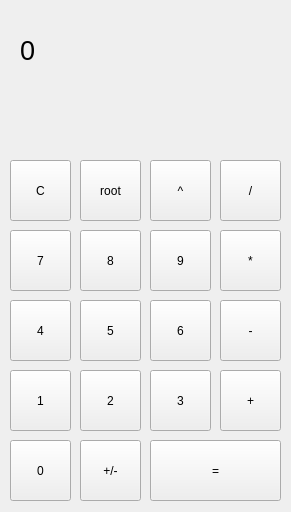
<?xml version="1.0" encoding="UTF-8"?>
<ui version="4.0">
 <class>MainWindow</class>
 <widget class="QMainWindow" name="MainWindow">
  <property name="geometry">
   <rect>
    <x>0</x>
    <y>0</y>
    <width>291</width>
    <height>512</height>
   </rect>
  </property>
  <property name="windowTitle">
   <string>MainWindow</string>
  </property>
  <widget class="QWidget" name="centralwidget">
   <widget class="QLabel" name="label_result">
    <property name="geometry">
     <rect>
      <x>20</x>
      <y>10</y>
      <width>261</width>
      <height>81</height>
     </rect>
    </property>
    <property name="font">
     <font>
      <pointsize>20</pointsize>
     </font>
    </property>
    <property name="text">
     <string>0</string>
    </property>
   </widget>
   <widget class="QPushButton" name="pushButton_clear">
    <property name="geometry">
     <rect>
      <x>10</x>
      <y>160</y>
      <width>61</width>
      <height>61</height>
     </rect>
    </property>
    <property name="text">
     <string>С</string>
    </property>
   </widget>
   <widget class="QPushButton" name="pushButton_pm">
    <property name="geometry">
     <rect>
      <x>80</x>
      <y>440</y>
      <width>61</width>
      <height>61</height>
     </rect>
    </property>
    <property name="text">
     <string>+/-</string>
    </property>
   </widget>
   <widget class="QPushButton" name="pushButton_minus">
    <property name="geometry">
     <rect>
      <x>220</x>
      <y>300</y>
      <width>61</width>
      <height>61</height>
     </rect>
    </property>
    <property name="text">
     <string>-</string>
    </property>
   </widget>
   <widget class="QPushButton" name="pushButton_4">
    <property name="geometry">
     <rect>
      <x>150</x>
      <y>300</y>
      <width>61</width>
      <height>61</height>
     </rect>
    </property>
    <property name="text">
     <string>6</string>
    </property>
   </widget>
   <widget class="QPushButton" name="pushButton_5">
    <property name="geometry">
     <rect>
      <x>80</x>
      <y>300</y>
      <width>61</width>
      <height>61</height>
     </rect>
    </property>
    <property name="text">
     <string>5</string>
    </property>
   </widget>
   <widget class="QPushButton" name="pushButton_6">
    <property name="geometry">
     <rect>
      <x>10</x>
      <y>300</y>
      <width>61</width>
      <height>61</height>
     </rect>
    </property>
    <property name="text">
     <string>4</string>
    </property>
   </widget>
   <widget class="QPushButton" name="pushButton_multiply">
    <property name="geometry">
     <rect>
      <x>220</x>
      <y>230</y>
      <width>61</width>
      <height>61</height>
     </rect>
    </property>
    <property name="text">
     <string>*</string>
    </property>
   </widget>
   <widget class="QPushButton" name="pushButton_9">
    <property name="geometry">
     <rect>
      <x>150</x>
      <y>230</y>
      <width>61</width>
      <height>61</height>
     </rect>
    </property>
    <property name="text">
     <string>9</string>
    </property>
   </widget>
   <widget class="QPushButton" name="pushButton_8">
    <property name="geometry">
     <rect>
      <x>80</x>
      <y>230</y>
      <width>61</width>
      <height>61</height>
     </rect>
    </property>
    <property name="text">
     <string>8</string>
    </property>
   </widget>
   <widget class="QPushButton" name="pushButton_7">
    <property name="geometry">
     <rect>
      <x>10</x>
      <y>230</y>
      <width>61</width>
      <height>61</height>
     </rect>
    </property>
    <property name="text">
     <string>7</string>
    </property>
   </widget>
   <widget class="QPushButton" name="pushButton_divide">
    <property name="geometry">
     <rect>
      <x>220</x>
      <y>160</y>
      <width>61</width>
      <height>61</height>
     </rect>
    </property>
    <property name="text">
     <string>/</string>
    </property>
   </widget>
   <widget class="QPushButton" name="pushButton_power">
    <property name="geometry">
     <rect>
      <x>150</x>
      <y>160</y>
      <width>61</width>
      <height>61</height>
     </rect>
    </property>
    <property name="text">
     <string>^</string>
    </property>
   </widget>
   <widget class="QPushButton" name="pushButton_root">
    <property name="geometry">
     <rect>
      <x>80</x>
      <y>160</y>
      <width>61</width>
      <height>61</height>
     </rect>
    </property>
    <property name="text">
     <string>root</string>
    </property>
   </widget>
   <widget class="QPushButton" name="pushButton_0">
    <property name="geometry">
     <rect>
      <x>10</x>
      <y>440</y>
      <width>61</width>
      <height>61</height>
     </rect>
    </property>
    <property name="text">
     <string>0</string>
    </property>
   </widget>
   <widget class="QPushButton" name="pushButton_plus">
    <property name="geometry">
     <rect>
      <x>220</x>
      <y>370</y>
      <width>61</width>
      <height>61</height>
     </rect>
    </property>
    <property name="text">
     <string>+</string>
    </property>
   </widget>
   <widget class="QPushButton" name="pushButton_3">
    <property name="geometry">
     <rect>
      <x>150</x>
      <y>370</y>
      <width>61</width>
      <height>61</height>
     </rect>
    </property>
    <property name="text">
     <string>3</string>
    </property>
   </widget>
   <widget class="QPushButton" name="pushButton_2">
    <property name="geometry">
     <rect>
      <x>80</x>
      <y>370</y>
      <width>61</width>
      <height>61</height>
     </rect>
    </property>
    <property name="text">
     <string>2</string>
    </property>
   </widget>
   <widget class="QPushButton" name="pushButton_1">
    <property name="geometry">
     <rect>
      <x>10</x>
      <y>370</y>
      <width>61</width>
      <height>61</height>
     </rect>
    </property>
    <property name="text">
     <string>1</string>
    </property>
   </widget>
   <widget class="QPushButton" name="pushButton_equal">
    <property name="geometry">
     <rect>
      <x>150</x>
      <y>440</y>
      <width>131</width>
      <height>61</height>
     </rect>
    </property>
    <property name="text">
     <string>=</string>
    </property>
   </widget>
  </widget>
 </widget>
 <resources/>
 <connections/>
</ui>
